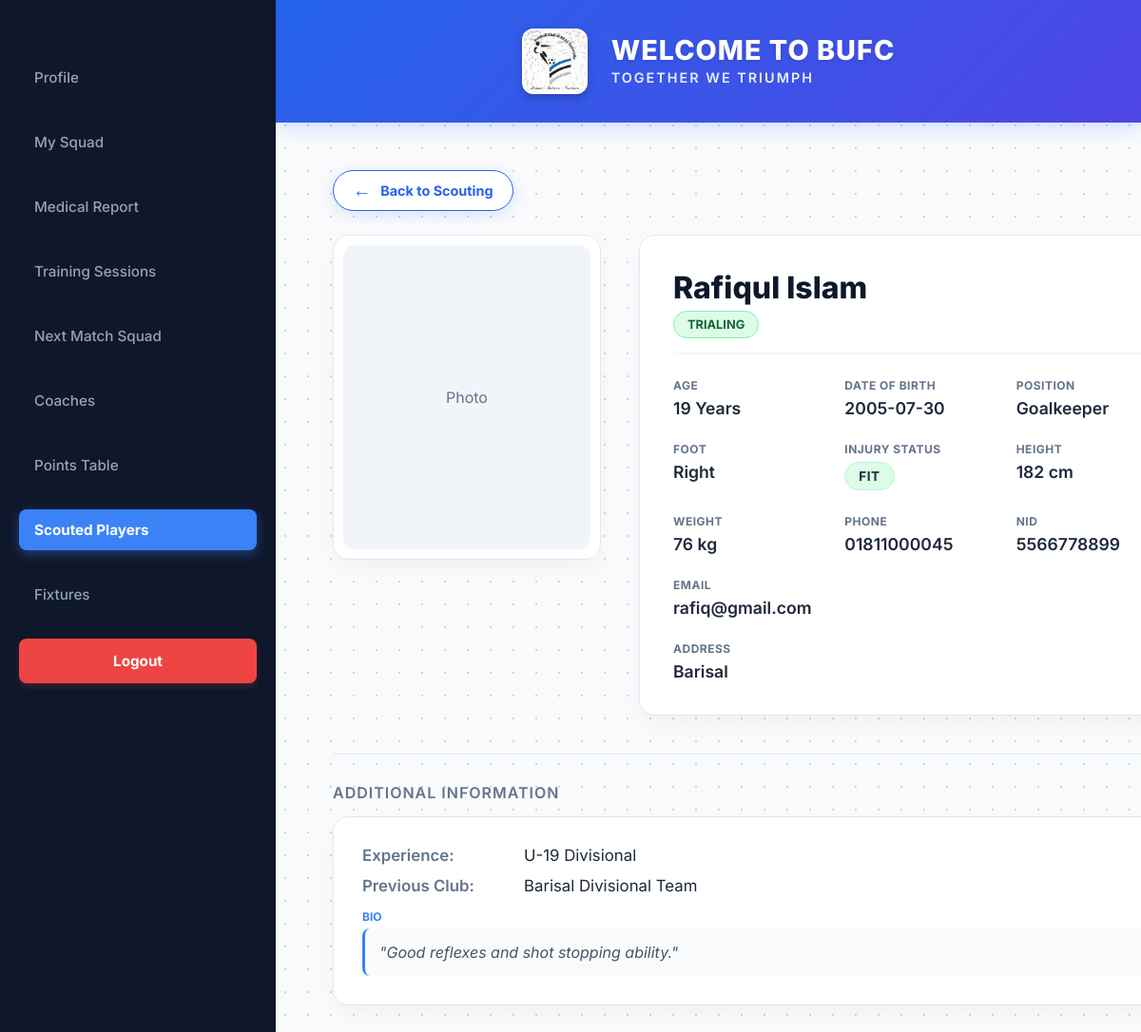
Page /codes/playerProfile.php?player_id=45&from=scout (signed in) on the committed database.
### tables this page shows
CREATE TABLE `player` (
  `Player_ID` int(11) NOT NULL,
  `Position` varchar(50) DEFAULT NULL,
  `Preferred_foot` varchar(20) DEFAULT NULL,
  `Height` float DEFAULT NULL,
  `Weight` float DEFAULT NULL,
  `Current_Injury_Status` varchar(50) DEFAULT NULL
);

CREATE TABLE `users` (
  `User_ID` int(11) NOT NULL,
  `Name` varchar(100) NOT NULL,
  `Age` int(11) DEFAULT NULL,
  `NID` varchar(50) DEFAULT NULL,
  `Email` varchar(100) DEFAULT NULL,
  `Address` varchar(255) DEFAULT NULL,
  `Phone_No` varchar(20) DEFAULT NULL,
  `Date_of_Birth` date DEFAULT NULL,
  `salary` decimal(10,2) DEFAULT NULL,
  `contract_start_date` date DEFAULT NULL,
  `contract_end_date` date DEFAULT NULL,
  `Password` varchar(255) NOT NULL,
  `Role` varchar(20) NOT NULL
);

CREATE TABLE `scouted_player` (
  `Scouted_Player_ID` int(11) NOT NULL,
  `Scouted_Player_Experience` varchar(50) DEFAULT NULL,
  `Scouted_Player_Previous_Club` varchar(100) DEFAULT NULL,
  `Bio` text DEFAULT NULL,
  `Application_Status` varchar(50) DEFAULT 'Pending'
);

### codes/playerProfile.php (the view, shortened to what this page needs)
<?php
require_once('dbconnect.php');
$current_user_id = $_SESSION['user_id'];
$user_role = $_SESSION['user_role'];
if (isset($_GET['player_id'])) {
    $target_id = $_GET['player_id'];
} else {
    $target_id = $current_user_id;
}
$query_base = "SELECT * FROM users u
               JOIN Player p ON u.User_ID = p.Player_ID
               WHERE u.User_ID = '$target_id'";
$result_base = mysqli_query($conn, $query_base);
$base = mysqli_fetch_assoc($result_base);
$spec = [];
if ($base['Role'] == 'regular_player') {
    $q = "SELECT * FROM Regular_Player WHERE Regular_Player_ID = '$target_id'";
    $spec = mysqli_fetch_assoc(mysqli_query($conn, $q));
} else {
    $q = "SELECT * FROM Scouted_Player WHERE Scouted_Player_ID = '$target_id'";
    $spec = mysqli_fetch_assoc(mysqli_query($conn, $q));
}
?>
<!DOCTYPE html>
<html lang="en">
<head>
    <link rel="stylesheet" href="playerProfile.css">
</head>
<body>
    <div class="dashboard-container">
        <aside class="sidebar">
            <nav class="sidebar-nav">
                <?php if ($user_role == 'coach'): ?>
                    <?php
                    $squad_active = 'active';
                    $scout_active = '';
                    if (isset($_GET['from']) && $_GET['from'] == 'scout') {
                        $squad_active = '';
                        $scout_active = 'active';
                    }
                    ?>
                    <a href="coachProfile.php" class="nav-item">Profile</a>
                    <a href="mySquad.php" class="nav-item <?php echo $squad_active; ?>">My Squad</a>
                    <a href="medicalReport.php" class="nav-item">Medical Report</a>
                    <a href="trainingSessions.php" class="nav-item">Training Sessions</a>
                    <a href="nextMatchSquad.php" class="nav-item">Next Match Squad</a>
                    <a href="coaches.php" class="nav-item">Coaches</a>
                    <a href="pointsTable.php" class="nav-item">Points Table</a>
                    <a href="scoutedPlayers.php" class="nav-item <?php echo $scout_active; ?>">Scouted Players</a>
                    <a href="fixtures.php" class="nav-item">Fixtures</a>
                <?php endif; ?>
                <a href="logout.php" class="nav-item logout-link">Logout</a>
            </nav>
        </aside>
        <div class="main-content">
            <header class="top-header">
                <div class="brand-group">
                    <img src="images/bufc-logo.jpg" alt="Logo" class="header-logo">
                    <div class="header-text-group">
                        <h1>WELCOME TO BUFC</h1>
                        <p class="slogan">Together We Triumph</p>
                    </div>
                </div>
            </header>
            <div class="profile-container fade-in">
                <?php
                $show_back_button = false;
                $back_link = '';
                $back_text = '';
                if ($_SESSION['user_role'] == 'coach') {
                    $show_back_button = true;
                    if (isset($_GET['from']) && $_GET['from'] == 'scout') {
                        $back_link = 'scoutedPlayers.php';
                        $back_text = 'Back to Scouting';
                    } else {
                        $back_link = 'mySquad.php';
                        $back_text = 'Back to Squad';
                    }
                }
                elseif ($target_id != $current_user_id) {
                    $show_back_button = true;
                    $back_link = 'mySquad.php';
                    $back_text = 'Back to Squad';
                }
                ?>
                <?php if ($show_back_button): ?>
                    <div class="back-btn-wrapper">
                        <a href="<?php echo $back_link; ?>" class="back-btn">
                            <span>&#8592;</span> <?php echo $back_text; ?>
                        </a>
                    </div>
                <?php endif; ?>
                <div class="top-section">
                    <div class="photo-box">
                        <div class="photo-placeholder">
                        </div>
                    </div>
                    <div class="details-box">
                        <div class="details-header">
                            <div class="header-left-group">
                                <h2 class="player-name"><?php echo htmlspecialchars($base['Name']); ?></h2>
                                <?php if ($base['Role'] == 'regular_player'): ?>
                                    <span class="role-pill">First Team</span>
                                <?php else: ?>
                                    <span class="role-pill status-<?php echo strtolower($spec['Application_Status']); ?>">
                                        <?php echo htmlspecialchars($spec['Application_Status']); ?></span>
                                <?php endif; ?>
                            </div>
                        </div>
                        <div class="info-grid">
                            <div class="info-item"><label>Age</label>
                                <div class="val"><?php echo htmlspecialchars($base['Age']); ?> Years</div>
                            </div>
                            <div class="info-item"><label>Date of Birth</label>
                                <div class="val"><?php echo htmlspecialchars($base['Date_of_Birth']); ?></div>
                            </div>
                            <div class="info-item"><label>Position</label>
                                <div class="val"><?php echo htmlspecialchars($base['Position']); ?></div>
                            </div>
                            <div class="info-item"><label>Foot</label>
                                <div class="val"><?php echo htmlspecialchars($base['Preferred_foot']); ?></div>
                            </div>
                            <div class="info-item">
                                <label>Injury Status</label>
                                <div
                                    class="val status-<?php echo strtolower(str_replace(' ', '-', $base['Current_Injury_Status'])); ?>">
                                    <?php echo htmlspecialchars($base['Current_Injury_Status']); ?>
                                </div>
                            </div>
                            <div class="info-item"><label>Height</label>
                                <div class="val"><?php echo htmlspecialchars($base['Height']); ?> cm</div>
                            </div>
                            <div class="info-item"><label>Weight</label>
                                <div class="val"><?php echo htmlspecialchars($base['Weight']); ?> kg</div>
                            </div>
                            <div class="info-item"><label>Phone</label>
                                <div class="val"><?php echo htmlspecialchars($base['Phone_No']); ?></div>
                            </div>
                            <div class="info-item"><label>NID</label>
                                <div class="val"><?php echo $base['NID'] ? htmlspecialchars($base['NID']) : 'N/A'; ?>
                                </div>
                            </div>
                            <div class="info-item full"><label>Email</label>
                                <div class="val"><?php echo htmlspecialchars($base['Email']); ?></div>
                            </div>
                            <div class="info-item full"><label>Address</label>
                                <div class="val">
                                    <?php echo $base['Address'] ? htmlspecialchars($base['Address']) : 'N/A'; ?>
                                </div>
                            </div>
                        </div>
                    </div>
                </div>
                <hr class="divider-line">
                <div class="bottom-section">
                    <h3>Additional Information</h3>
                    <?php if ($base['Role'] == 'scouted_player'): ?>
                        <div class="info-content">
                            <div class="data-row"><span class="data-label">Experience:</span>
                                <?php echo $spec['Scouted_Player_Experience']; ?></div>
                            <div class="data-row"><span class="data-label">Previous Club:</span>
                                <?php echo $spec['Scouted_Player_Previous_Club']; ?></div>
                            <div class="bio-box"><label>Bio</label>
                                <p>"<?php echo htmlspecialchars($spec['Bio']); ?>"</p>
                            </div>
                        </div>
                    <?php endif; ?>
                </div>
            </div>
        </div>
</body>
</html>

### rows in the picture
player: Player_ID.Name "Rafiqul Islam", Player_ID.Age "19", Player_ID.Date_of_Birth "2005-07-30", Position "Goalkeeper", Preferred_foot "Right", Current_Injury_Status "FIT", Height "182", Weight "76", Player_ID.Phone_No "01811000045", Player_ID.NID "5566778899", Player_ID.Email "rafiq@gmail.com", Player_ID.Address "Barisal"
scouted_player: Application_Status "TRIALING", Scouted_Player_Experience "U-19 Divisional", Scouted_Player_Previous_Club "Barisal Divisional Team", Bio "Good reflexes and shot stopping ability."

### other values in the picture
$back_text "Back to Scouting"
